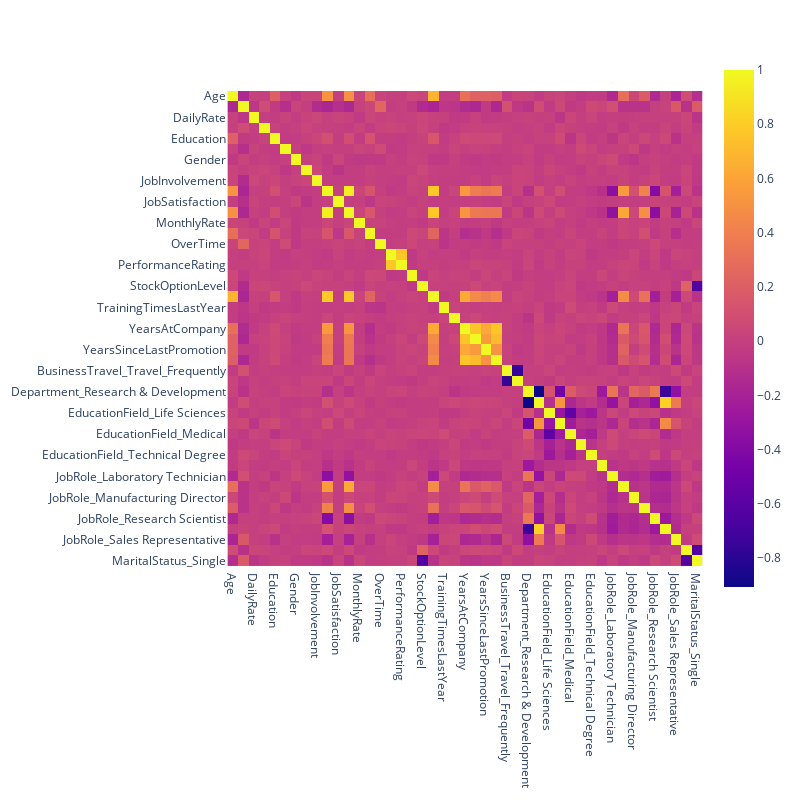

This figure's notebook cell:
### Markdown cell above
### Data Preprocesssing

### Code cell
# deleting clearly unuseful variables (employee count, employee number, over 18, Standard Hours)
df = df.drop(['EmployeeCount', 'EmployeeNumber', 'Over18', "StandardHours"], axis=1)

# drop rows that contain at least one empty cell
df.dropna(axis='rows', thresh=1)

# feature engineering
def binary_map(feature):
    return feature.map({'Yes':1, 'No':0})

# encoding Gender categorical data
df['Gender'] = df['Gender'].map({'Male':1, 'Female':0})

# encoding Attrition and Overtime
binary_list = ['Attrition', 'OverTime']
df[binary_list] = df[binary_list].apply(binary_map)

# one-hot encoding of features with more than two categories
df = pd.get_dummies(df, drop_first=True)

# visualize correlation between features
# which correlation method makes most sense for our data set?
corr = df.corr(method='pearson')
fig = px.imshow(corr,width=800, height=800)
fig.show()

# potentially drop highly correleated features
# explain why we will or will not drop the feature
cor_matrix = df.corr().abs()
upper_tri = cor_matrix.where(np.triu(np.ones(cor_matrix.shape), k=1).astype(np.bool_))
to_drop = [column for column in upper_tri.columns if any(upper_tri[column] > 0.95)]
df = df.drop(columns=to_drop, axis=1)
print("Highly correlated feature(s) dropped: ", to_drop)

# GLM regression model to see which features are most important in relation to target variable
pass

# take the exponent of the variable coefficents to determine which features are most important for training the model
pass

# feature scaling
pass

### Figure 1 — Plotly figure (JSON) as saved in the notebook; plotly's stock layout.template omitted (floating-point values rounded to 4 significant figures; data arrays with more than 128 entries replaced by an {"elided": "..."} marker saying what was removed)
{"data": [{"coloraxis": "coloraxis", "hovertemplate": "x: %{x}<br>y: %{y}<br>color: %{z}<extra></extra>", "name": "0", "type": "heatmap", "x": ["Age", "Attrition", "DailyRate", "DistanceFromHome", "Education", "EnvironmentSatisfaction", "Gender", "HourlyRate", "JobInvolvement", "JobLevel", "JobSatisfaction", "MonthlyIncome", "MonthlyRate", "NumCompaniesWorked", "OverTime", "PercentSalaryHike", "PerformanceRating", "RelationshipSatisfaction", "StockOptionLevel", "TotalWorkingYears", "TrainingTimesLastYear", "WorkLifeBalance", "YearsAtCompany", "YearsInCurrentRole", "YearsSinceLastPromotion", "YearsWithCurrManager", "BusinessTravel_Travel_Frequently", "BusinessTravel_Travel_Rarely", "Department_Research & Development", "Department_Sales", "EducationField_Life Sciences", "EducationField_Marketing", "EducationField_Medical", "EducationField_Other", "EducationField_Technical Degree", "JobRole_Human Resources", "JobRole_Laboratory Technician", "JobRole_Manager", "JobRole_Manufacturing Director", "JobRole_Research Director", "JobRole_Research Scientist", "JobRole_Sales Executive", "JobRole_Sales Representative", "MaritalStatus_Married", "MaritalStatus_Single"], "xaxis": "x", "y": ["Age", "Attrition", "DailyRate", "DistanceFromHome", "Education", "EnvironmentSatisfaction", "Gender", "HourlyRate", "JobInvolvement", "JobLevel", "JobSatisfaction", "MonthlyIncome", "MonthlyRate", "NumCompaniesWorked", "OverTime", "PercentSalaryHike", "PerformanceRating", "RelationshipSatisfaction", "StockOptionLevel", "TotalWorkingYears", "TrainingTimesLastYear", "WorkLifeBalance", "YearsAtCompany", "YearsInCurrentRole", "YearsSinceLastPromotion", "YearsWithCurrManager", "BusinessTravel_Travel_Frequently", "BusinessTravel_Travel_Rarely", "Department_Research & Development", "Department_Sales", "EducationField_Life Sciences", "EducationField_Marketing", "EducationField_Medical", "EducationField_Other", "EducationField_Technical Degree", "JobRole_Human Resources", "JobRole_Laboratory Technician", "JobRole_Manager", "JobRole_Manufacturing Director", "JobRole_Research Director", "JobRole_Research Scientist", "JobRole_Sales Executive", "JobRole_Sales Representative", "MaritalStatus_Married", "MaritalStatus_Single"], "yaxis": "y", "z": {"elided": "45x45 float values"}}], "layout": {"coloraxis": {"colorscale": [[0, "#0d0887"], [0.1111, "#46039f"], [0.2222, "#7201a8"], [0.3333, "#9c179e"], [0.4444, "#bd3786"], [0.5556, "#d8576b"], [0.6667, "#ed7953"], [0.7778, "#fb9f3a"], [0.8889, "#fdca26"], [1, "#f0f921"]]}, "height": 800, "margin": {"t": 60}, "width": 800, "xaxis": {"anchor": "y", "constrain": "domain", "domain": [0, 1], "scaleanchor": "y"}, "yaxis": {"anchor": "x", "autorange": "reversed", "constrain": "domain", "domain": [0, 1]}}}
